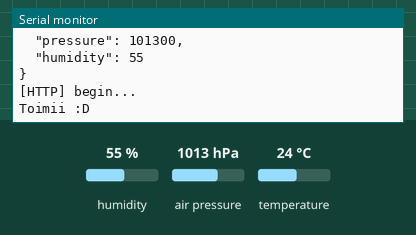
Simulated run of this sketch. Board: ESP8266 (NodeMCU). Parts: the last lines printed to the serial monitor. The test bench sets the inputs (shaded band); at power-on: humidity 55 %, air pressure 1013 hPa, temperature 24 °C. WiFi joins after 1.5 s; servers stay silent unless stated; uploads are accepted with an empty reply.

Above: at 12.5 s.
12.6 s: humidity set to 22 %
At 22.08 s:
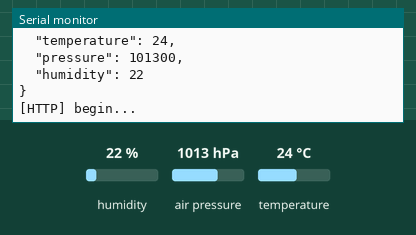
23.5 s: air pressure set to 952 hPa
At 33.2 s:
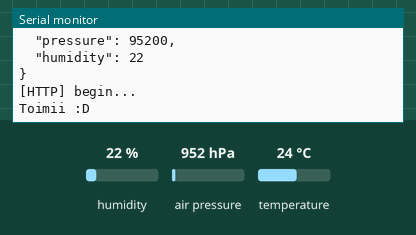
34.4 s: temperature set to 12 °C
At 42.49 s:
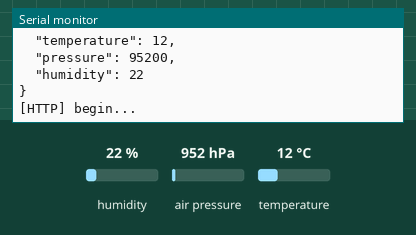

The sketch:

embedded.ino
```cpp
// Digitin koodikerho & elektroniikkakerho IoT workshop
// https://github.com/DigitKoodit/mikrokontrolleri-workshop

#include <Arduino.h>

#include <ESP8266WiFiMulti.h>
#include <ESP8266HTTPClient.h>

#include <Adafruit_BME280.h>
#include <Wire.h>
#include <ArduinoJson.h>

#define I2C_ADDR 0x76 	// define the sensor i2c address
#define SSID "" 		// Wifi SSID
#define PASSWD "" 		// Wifi passwd
#define IP "http://192.168.0.107:3001/newreading"			// Server IP-address
#define NAME "TestiPalikka"			// Group name

ESP8266WiFiMulti WiFiMulti;

// Initialize sensor
Adafruit_BME280 bme;

// Initialize json document
const int capacity = JSON_OBJECT_SIZE(4);


void setup() {
  	Serial.begin(115200);

  	Wire.begin();
  	if(!bme.begin(I2C_ADDR)){
  		Serial.println("Error: sensor not found");
  	}

  	WiFi.mode(WIFI_STA);
  	WiFiMulti.addAP(SSID, PASSWD);
}

void loop() {
	StaticJsonBuffer<capacity> jb;
  	char output[128];
	JsonObject& data = jb.createObject();

	data["name"] = NAME;
	data["temperature"] = bme.readTemperature();
	data["pressure"] = bme.readPressure();
	data["humidity"] = bme.readHumidity();

	data.printTo(output);
  	data.prettyPrintTo(Serial);
  	Serial.println();

	if (WiFiMulti.run() == WL_CONNECTED)
	{
		HTTPClient http;

		Serial.println("[HTTP] begin...");

		http.begin(IP);
		http.addHeader("Content-Type", "application/json");

		int httpcode = http.POST(output);

		if (httpcode == HTTP_CODE_OK)
		{
			Serial.println("Toimii :D");
		}else{
			Serial.println("Ei toimi :(");
			Serial.println(httpcode);
		}

		http.end();
	}

	delay(10000);
}
```

Measured:
- after the input at 12.6 s, the serial monitor: prints a new line after 9.3 s (image 1)
- after the input at 23.5 s, the serial monitor: prints a new line after 8.6 s (image 2)
- after the input at 34.4 s, the serial monitor: prints a new line after 7.9 s (image 3)
